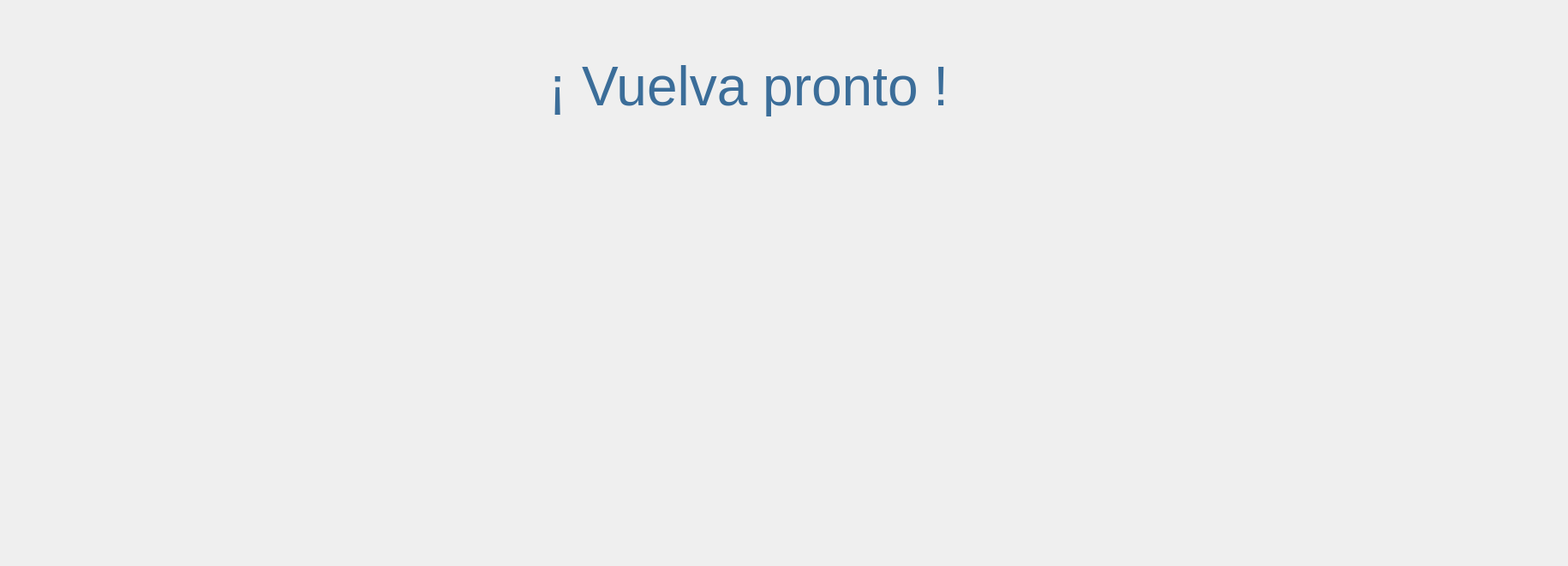
   <widget class="QWidget" name="page_8">
    <widget class="QWidget" name="layoutWidget_26">
     <property name="geometry">
      <rect>
       <x>200</x>
       <y>240</y>
       <width>1291</width>
       <height>412</height>
      </rect>
     </property>
     <layout class="QGridLayout" name="gridLayout_26">
      <item row="0" column="1">
       <widget class="QLabel" name="label_63">
        <property name="font">
         <font>
          <family>Roboto Condensed</family>
          <pointsize>22</pointsize>
          <weight>75</weight>
          <italic>false</italic>
          <bold>true</bold>
         </font>
        </property>
        <property name="styleSheet">
         <string notr="true">background-color:transparent;
color:rrgb(255, 255, 255);</string>
        </property>
        <property name="lineWidth">
         <number>3</number>
        </property>
        <property name="text">
         <string/>
        </property>
       </widget>
      </item>
      <item row="0" column="0">
       <spacer name="horizontalSpacer_15">
        <property name="orientation">
         <enum>Qt::Horizontal</enum>
        </property>
        <property name="sizeHint" stdset="0">
         <size>
          <width>40</width>
          <height>20</height>
         </size>
        </property>
       </spacer>
      </item>
      <item row="0" column="4">
       <spacer name="horizontalSpacer_51">
        <property name="orientation">
         <enum>Qt::Horizontal</enum>
        </property>
        <property name="sizeHint" stdset="0">
         <size>
          <width>40</width>
          <height>20</height>
         </size>
        </property>
       </spacer>
      </item>
      <item row="0" column="2">
       <widget class="QLabel" name="label_106">
        <property name="font">
         <font>
          <family>Roboto Condensed</family>
          <pointsize>22</pointsize>
          <weight>75</weight>
          <italic>false</italic>
          <bold>true</bold>
         </font>
        </property>
        <property name="styleSheet">
         <string notr="true">background-color:transparent;
color:rrgb(255, 255, 255);</string>
        </property>
        <property name="lineWidth">
         <number>3</number>
        </property>
        <property name="text">
         <string/>
        </property>
       </widget>
      </item>
      <item row="0" column="3">
       <widget class="QPushButton" name="breporte_2">
        <property name="font">
         <font>
          <family>Roboto</family>
          <pointsize>10</pointsize>
          <weight>50</weight>
          <italic>false</italic>
          <bold>false</bold>
         </font>
        </property>
        <property name="focusPolicy">
         <enum>Qt::NoFocus</enum>
        </property>
        <property name="styleSheet">
         <string notr="true">background-color:rgb(191, 191, 191)
</string>
        </property>
        <property name="text">
         <string/>
        </property>
        <property name="icon">
         <iconset>
          <normaloff>../../iconos/comprobar.png</normaloff>../../iconos/comprobar.png</iconset>
        </property>
        <property name="iconSize">
         <size>
          <width>400</width>
          <height>400</height>
         </size>
        </property>
        <property name="flat">
         <bool>true</bool>
        </property>
       </widget>
      </item>
     </layout>
    </widget>
    <widget class="QLabel" name="label_22">
     <property name="geometry">
      <rect>
       <x>640</x>
       <y>30</y>
       <width>1181</width>
       <height>141</height>
      </rect>
     </property>
     <property name="font">
      <font>
       <family>Ubuntu</family>
       <pointsize>48</pointsize>
       <weight>50</weight>
       <italic>false</italic>
       <bold>false</bold>
      </font>
     </property>
     <property name="styleSheet">
      <string notr="true">background-color:transparent;
color:rgb(101, 179, 0);
color:rgb(255, 255, 255);
color:rgb(82, 82, 82);
color:rgb(59, 109, 153);
</string>
     </property>
     <property name="text">
      <string>¡ Vuelva pronto !</string>
     </property>
    </widget>
   </widget>
